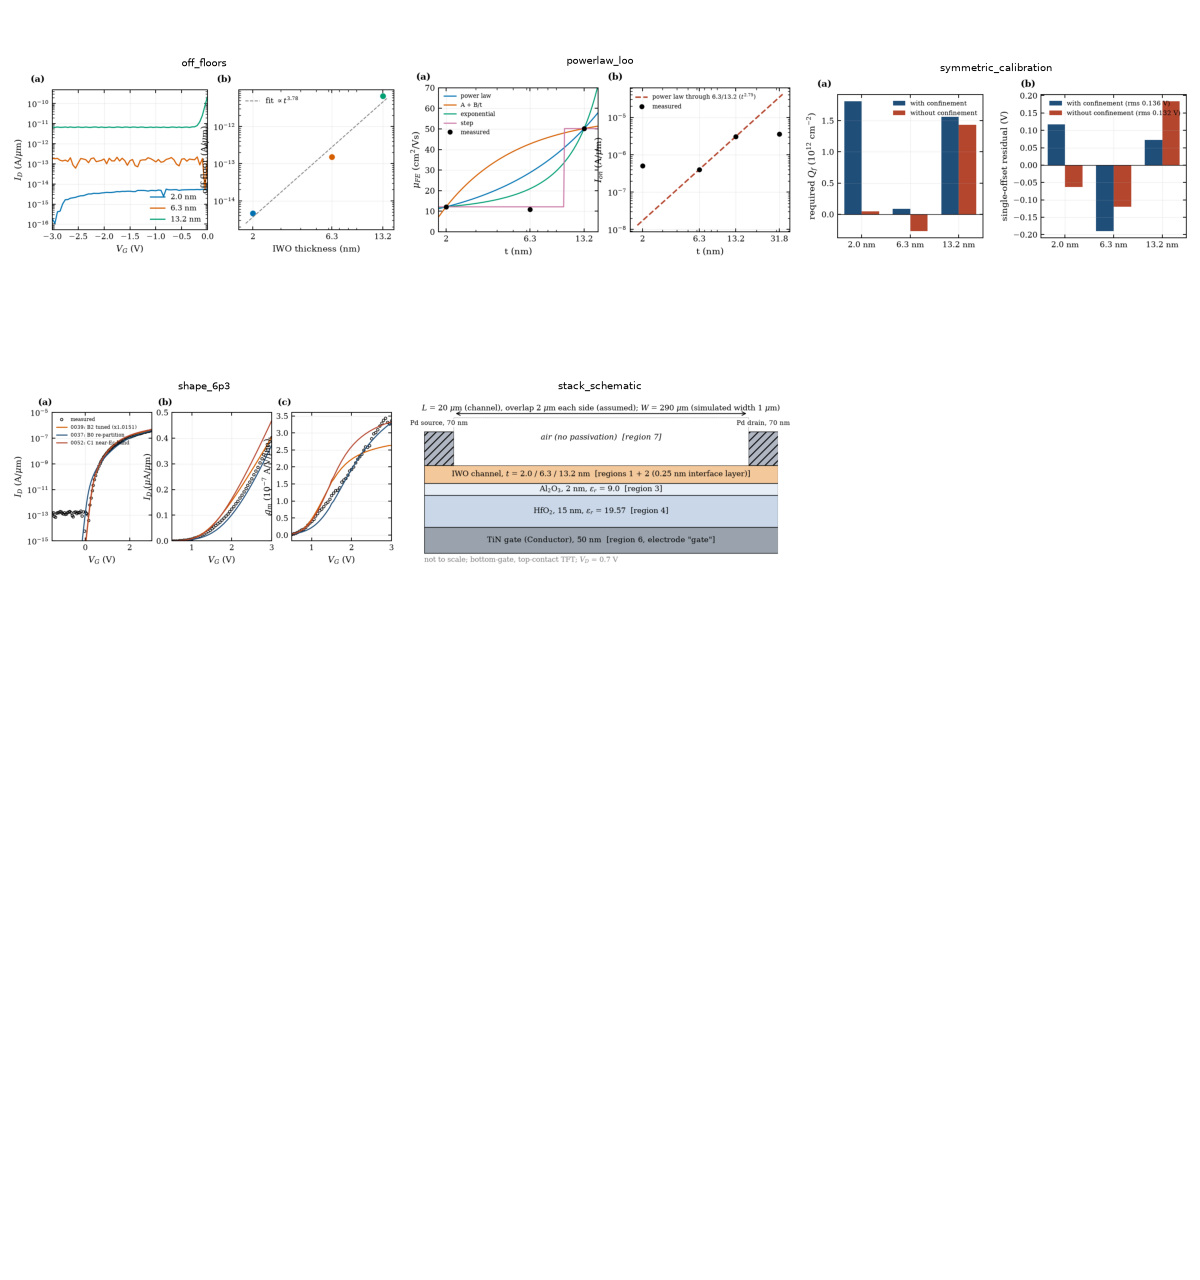

The Python source for this figure:
import sys; from pathlib import Path; import matplotlib; matplotlib.use('Agg'); import matplotlib.pyplot as plt; import matplotlib.image as mpimg
P = Path(sys.argv[1]); stems = sys.argv[2:]
fig, ax = plt.subplots(4, 3, figsize=(15, 16))
for a, s in zip(ax.flat, stems): a.imshow(mpimg.imread(P / f'{s}.png')); a.set_title(s, fontsize=9); a.axis('off')
for a in list(ax.flat)[len(stems):]: a.axis('off')
fig.tight_layout(); fig.savefig(P.parent.parent / 'tools' / 'contact_sheet.png', dpi=80)
